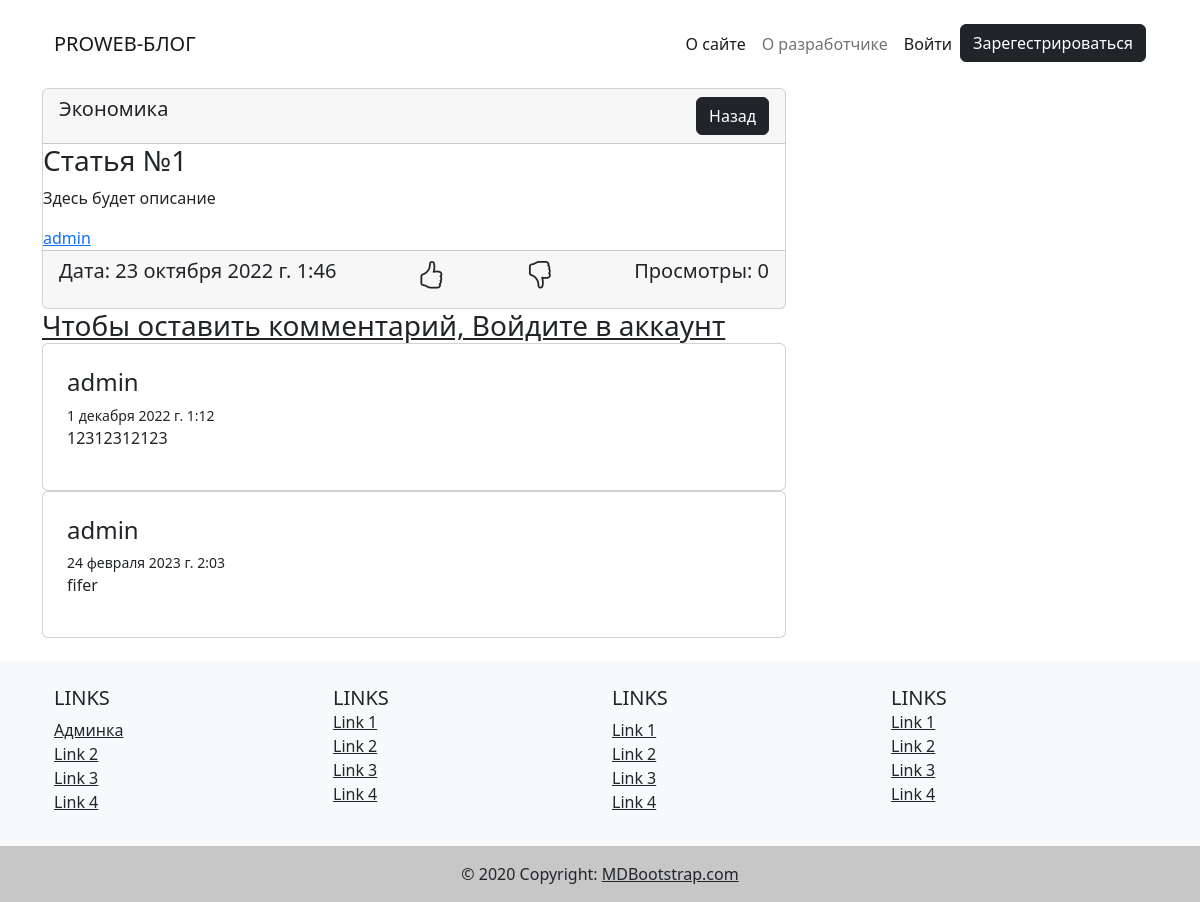
The app's page /article/1 with its own data.
### blog/models.py (models this page shows, shortened)
class Article(models.Model):
    title = models.CharField(max_length=255, verbose_name='Название статьи')
    content = models.TextField(default='Здесь будет описание', verbose_name='Описание')
    photo = models.ImageField(upload_to='photos/', blank=True, null=True, verbose_name='Изображение')
    views = models.PositiveIntegerField(default=0, verbose_name='Просмотры')
    created_at = models.DateTimeField(auto_now_add=True, verbose_name='Дата создания') # Автоматически возьмет время создания
    updated_at = models.DateTimeField(auto_now=True, verbose_name='Дата обновления') # Время последнего изменения
    category = models.ForeignKey(Category, on_delete=models.CASCADE, verbose_name='Категория')
    author = models.ForeignKey(User, on_delete=models.CASCADE, default=None, null=True, blank=True)
    def get_photo(self):
        if self.photo:
            url = self.photo.url
        else:
            url = 'http://artinblog.ru/uploads/posts/2013-04/1367159240_300x200.jpg'
        return url
    class Meta:
        verbose_name = 'Статья'
        verbose_name_plural = 'Статьи'

class Category(models.Model):
    title = models.CharField(max_length=255, verbose_name='Название категории')  # VARCHAR(255)
    def __str__(self):
        return self.title
    class Meta:
        verbose_name = 'Категория'
        verbose_name_plural = 'Категории'

class Comment(models.Model):
    user = models.ForeignKey(User, on_delete=models.CASCADE, verbose_name='Пользователь')
    article = models.ForeignKey(Article, on_delete=models.CASCADE, verbose_name='Статья')
    text = models.TextField(verbose_name='Комментарий')
    created_at = models.DateTimeField(auto_now_add=True, verbose_name='Дата создания')
    class Meta:
        verbose_name = 'Комментарий'
        verbose_name_plural = 'Комментарии'

### blog/views.py (the view)
# urls.py: path('article/<int:pk>', ArticleDetailView.as_view(), name='article'),
class ArticleDetailView(DetailView):  # article_detail.html
    model = Article
    context_object_name = 'article'
    def get_context_data(self, **kwargs):
        context = super().get_context_data()
        article = Article.objects.get(pk=self.kwargs['pk'])
        context['title'] = f'Статья: {article.title}'
        context['comments'] = Comment.objects.filter(article=article)
        if self.request.user.is_authenticated:
            mark, created = Mark.objects.get_or_create(article=article,
                                                       user=self.request.user)
            if created:
                context['like'] = False
                context['dislike'] = False
            else:
                context['like'] = mark.like
                context['dislike'] = mark.dislike
        else:
            context['like'] = False
            context['dislike'] = False
        if self.request.user.is_authenticated:
            context['comment_form'] = CommentForm()
        return context

### blog/templates/blog/article_detail.html (shortened to what this page needs)
{% extends 'base.html' %}
{% block main %}
<div class="container">
    <div class="d-flex justify-content-between">
        <div class="col-8">
            <div class="card">
                <div class="card-header d-flex justify-content-between">
                    <div>
                        <h5>{{ article.category }}</h5>
                    </div>
                    <div>
                        <a href="{% url 'index' %}" class="btn btn-dark">Назад</a>
                    </div>
                </div>
                <h3>{{ article.title }}</h3>
                <p>{{ article.content }}</p>
                <a href="{% url 'profile' article.author.pk %}">{{ article.author }}</a>
                <div class="card-footer d-flex justify-content-between">
                    <h5>Дата: {{ article.created_at }}</h5>
                    {% if not like %}
                    <a class="text-dark h3" href="{% url 'mark' article.pk 'addlike' %}">
                        <i class="bi bi-hand-thumbs-up"></i>
                    </a>
                    {% else %}
                    <a class="text-dark h3" href="{% url 'mark' article.pk 'deletelike' %}">
                        <i class="bi bi-hand-thumbs-up-fill"></i>
                    </a>
                    {% endif %}
                    {% if not dislike %}
                    <a class="text-dark h3" href="{% url 'mark' article.pk 'adddislike' %}">
                        <i class="bi bi-hand-thumbs-down"></i>
                    </a>
                    {% else %}
                    <a class="text-dark h3" href="{% url 'mark' article.pk 'deletedislike' %}">
                        <i class="bi bi-hand-thumbs-down-fill"></i>
                    </a>
                    {% endif %}
                    <h5>Просмотры: {{ article.views }} </h5>
                </div>
            </div>
            {% if request.user.is_authenticated %}
            <form action="{% url 'save_comment' article.pk %}" method="post">
                {% csrf_token %}
                {{ comment_form.text }}
                <button class="btn btn-dark">Оставить комментарий</button>
            </form>
            {% else %}
            <a class="text-dark h3" href="{% url 'login' %}">
                Чтобы оставить комментарий, Войдите в аккаунт
            </a>
            {% endif %}
            {% for comment in comments %}
            <div class="card p-4">
                <h4>{{ comment.user }}</h4>
                <span class="small">{{ comment.created_at }}</span>
                <p>{{ comment.text }}</p>
            </div>
            {% endfor %}
        </div>
        <div class="col-4">
        </div>
    </div>
</div>
{% endblock main %}

### templates/base.html (shortened to what this page needs)
{% load static %}
<!doctype html>
<html lang="en">
<head>
    <link href="https://cdn.jsdelivr.net/npm/bootstrap@5.2.2/dist/css/bootstrap.min.css" rel="stylesheet"
>
    <link rel="stylesheet" href="https://cdn.jsdelivr.net/npm/bootstrap-icons@1.9.1/font/bootstrap-icons.css">
    <link rel="stylesheet" href="{% static 'blog/css/style.css' %}">
</head>
<body>
<nav class="navbar p-4 navbar-expand-lg navbar-light">
    <div class="container">
        <div class="container-fluid d-flex justify-content-between">
            <a class="navbar-brand text-red" href="{% url 'index' %}">PROWEB-БЛОГ</a>
            <div class="" id="navbarSupportedContent">
                <ul class="navbar-nav mb-2 mb-lg-0">
                    <li class="nav-item">
                        <a class="nav-link active" aria-current="page" href="#">О сайте</a>
                    </li>
                    <li class="nav-item">
                        <a class="nav-link" href="#">О разработчике</a>
                    </li>
                    {% if not request.user.is_authenticated %}
                    <li class="nav-item">
                        <a class="nav-link active" aria-current="page" href="{% url 'login' %}">Войти</a>
                    </li>
                    <li class="nav-item">
                        <a class="btn btn-dark" href="{% url 'register' %}">Зарегестрироваться</a>
                    </li>
                    {% endif %}
                </ul>
            </div>
        </div>
    </div>
</nav>
{% block main %}
{% endblock main %}
<footer class="bg-light mt-4 text-center text-lg-start">
  <div class="container p-4">
    <div class="row">
      <div class="col-lg-3 col-md-6 mb-4 mb-md-0">
        <h5 class="text-uppercase">Links</h5>
        <ul class="list-unstyled mb-0">
          <li>
            <a href="/mylittlepony" class="text-dark">Админка</a>
          </li>
          <li>
            <a href="#!" class="text-dark">Link 2</a>
          </li>
          <li>
            <a href="#!" class="text-dark">Link 3</a>
          </li>
          <li>
            <a href="#!" class="text-dark">Link 4</a>
          </li>
        </ul>
      </div>
      <div class="col-lg-3 col-md-6 mb-4 mb-md-0">
        <h5 class="text-uppercase mb-0">Links</h5>
        <ul class="list-unstyled">
          <li>
            <a href="#!" class="text-dark">Link 1</a>
          </li>
          <li>
            <a href="#!" class="text-dark">Link 2</a>
          </li>
          <li>
            <a href="#!" class="text-dark">Link 3</a>
          </li>
          <li>
            <a href="#!" class="text-dark">Link 4</a>
          </li>
        </ul>
      </div>
      <div class="col-lg-3 col-md-6 mb-4 mb-md-0">
        <h5 class="text-uppercase">Links</h5>
        <ul class="list-unstyled mb-0">
          <li>
            <a href="#!" class="text-dark">Link 1</a>
          </li>
          <li>
            <a href="#!" class="text-dark">Link 2</a>
          </li>
          <li>
            <a href="#!" class="text-dark">Link 3</a>
          </li>
          <li>
            <a href="#!" class="text-dark">Link 4</a>
          </li>
        </ul>
      </div>
      <div class="col-lg-3 col-md-6 mb-4 mb-md-0">
        <h5 class="text-uppercase mb-0">Links</h5>
        <ul class="list-unstyled">
          <li>
            <a href="#!" class="text-dark">Link 1</a>
          </li>
          <li>
            <a href="#!" class="text-dark">Link 2</a>
          </li>
          <li>
            <a href="#!" class="text-dark">Link 3</a>
          </li>
          <li>
            <a href="#!" class="text-dark">Link 4</a>
          </li>
        </ul>
      </div>
    </div>
  </div>
  <div class="text-center p-3" style="background-color: rgba(0, 0, 0, 0.2);">
    © 2020 Copyright:
    <a class="text-dark" href="https://mdbootstrap.com/">MDBootstrap.com</a>
  </div>
</footer>
</body>
</html>

### records on screen
Article: category "Экономика", title "Статья №1", content "Здесь будет описание", author "admin", created_at "23 октября 2022 г. 1:46", views "0"
Comment: user "admin", created_at "1 декабря 2022 г. 1:12", text "12312312123"
Comment: user "admin", created_at "24 февраля 2023 г. 2:03", text "fifer"
